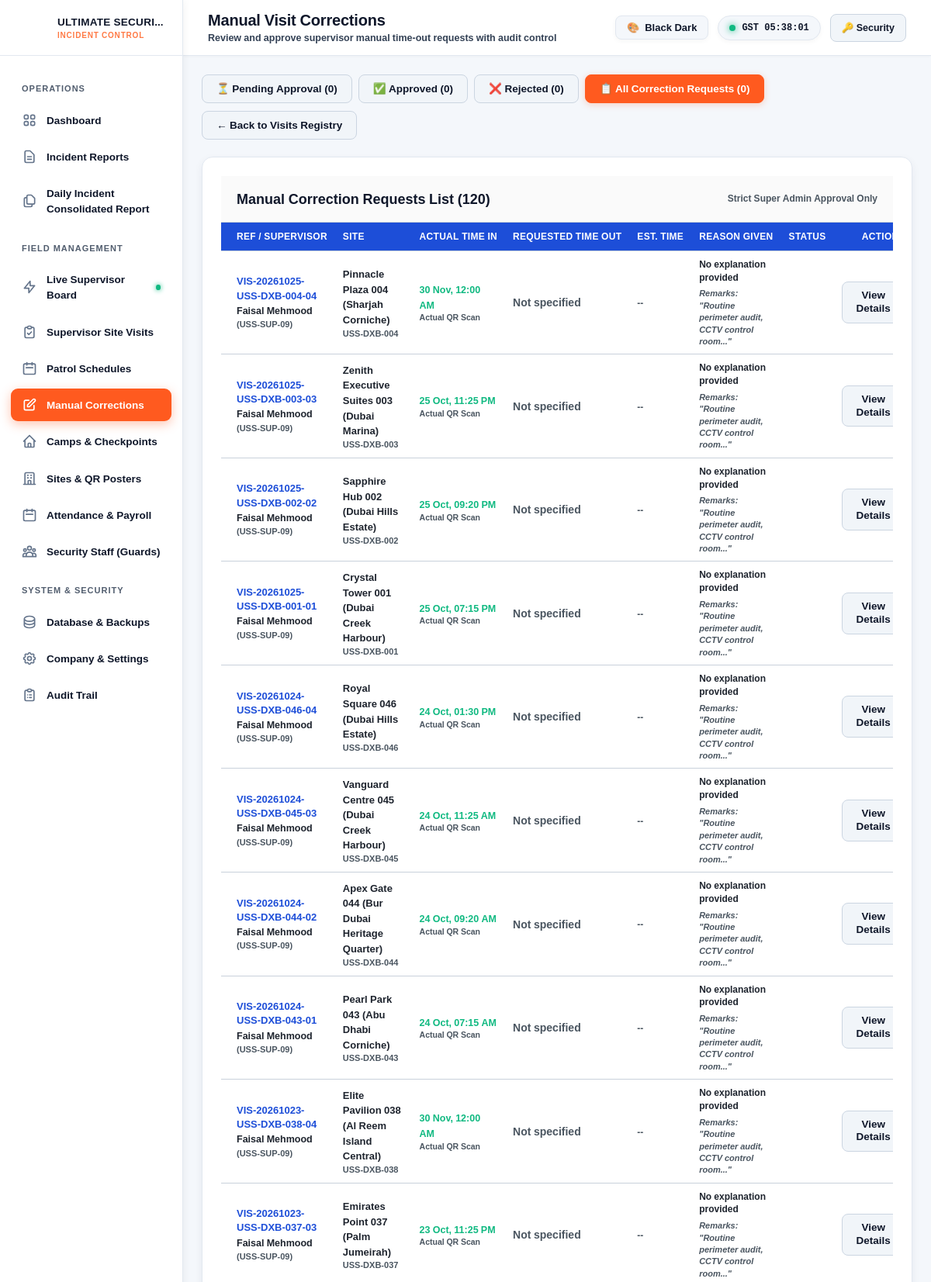
The page /hostinger_deployment/admin/supervisor_corrections.php?status=all (signed in, upper part) on the database its author committed.
### tables this page shows
CREATE TABLE `system_settings` (
  `id` varchar(50) NOT NULL,
  `company_name` varchar(255) NOT NULL DEFAULT 'ULTIMATE SECURITY SERVICES',
  `tagline` varchar(255) NOT NULL DEFAULT 'Total Security Solutions',
  `address_line` text DEFAULT NULL,
  `phone` varchar(100) NOT NULL DEFAULT '+971 4 251 0050',
  `email` varchar(100) NOT NULL DEFAULT 'ops@ultimatesecurity.ae',
  `website` varchar(150) DEFAULT 'https://www.sprinzo.in',
  `logo_url` varchar(255) DEFAULT 'assets/images/logo.png',
  `timezone` varchar(100) NOT NULL DEFAULT 'Asia/Dubai',
  `shift_options` text DEFAULT NULL,
  `cause_options` text DEFAULT NULL,
  `disciplinary_options` text DEFAULT NULL,
  `incident_options` text DEFAULT NULL,
  `notified_options` text DEFAULT NULL,
  `witness_section_title` varchar(255) NOT NULL DEFAULT 'People who saw the Incident',
  `witness_1_label` varchar(100) NOT NULL DEFAULT 'Witness 1',
  `witness_2_label` varchar(100) NOT NULL DEFAULT 'Witness 2',
  `witness_3_label` varchar(100) NOT NULL DEFAULT 'Witness 3',
  `witness_options` text DEFAULT NULL,
  `witness_enabled` tinyint(1) NOT NULL DEFAULT 1,
  `updated_at` datetime NOT NULL DEFAULT current_timestamp() ON UPDATE current_timestamp(),
  `supervisor_remarks_min_length` int(11) NOT NULL DEFAULT 20,
  `supervisor_session_hours` int(11) NOT NULL DEFAULT 16,
  `supervisor_location_check_enabled` tinyint(1) NOT NULL DEFAULT 0,
  `supervisor_alert_email_recipients` text DEFAULT NULL,
  `supervisor_visit_form_schema` longtext DEFAULT NULL,
  PRIMARY KEY (`id`)
);

CREATE TABLE `supervisor_visits` (
  `id` int(10) unsigned NOT NULL AUTO_INCREMENT,
  `visit_ref` varchar(100) DEFAULT NULL,
  `duty_id` int(10) unsigned NOT NULL,
  `supervisor_id` int(10) unsigned NOT NULL,
  `site_id` int(10) unsigned NOT NULL,
  `time_in` datetime NOT NULL,
  `time_out` datetime DEFAULT NULL,
  `minutes_spent` int(11) NOT NULL DEFAULT 0,
  `travel_minutes_from_previous` int(11) NOT NULL DEFAULT 0,
  `remarks` text DEFAULT NULL,
  `purpose_of_visit` varchar(50) NOT NULL DEFAULT 'Routine',
  `guards_count` int(11) NOT NULL DEFAULT 0,
  `guards_attendance` varchar(50) NOT NULL DEFAULT 'All present',
  `guards_names` text DEFAULT NULL,
  `rating_turnout` varchar(20) NOT NULL DEFAULT 'OK',
  `rating_records` varchar(20) NOT NULL DEFAULT 'OK',
  `rating_condition` varchar(20) NOT NULL DEFAULT 'OK',
  `rating_equipment` varchar(20) NOT NULL DEFAULT 'OK',
  `has_issues` tinyint(1) NOT NULL DEFAULT 0,
  `issues_action_taken` text DEFAULT NULL,
  `manual_timeout_requested` tinyint(1) NOT NULL DEFAULT 0,
  `manual_timeout_time` datetime DEFAULT NULL,
  `manual_timeout_reason` text DEFAULT NULL,
  `manual_timeout_status` enum('None','Pending','Approved','Rejected') NOT NULL DEFAULT 'None',
  `corrected_by_admin_id` int(10) unsigned DEFAULT NULL,
  `correction_notes` text DEFAULT NULL,
  `site_report` text DEFAULT NULL,
  `status` enum('In Progress','Completed') NOT NULL DEFAULT 'In Progress',
  `is_draft` tinyint(1) NOT NULL DEFAULT 0,
  `is_offline_sync` tinyint(1) NOT NULL DEFAULT 0,
  `client_scan_time` datetime DEFAULT NULL,
  `created_at` datetime NOT NULL DEFAULT current_timestamp(),
  `updated_at` datetime NOT NULL DEFAULT current_timestamp() ON UPDATE current_timestamp(),
  PRIMARY KEY (`id`),
  UNIQUE KEY `visit_ref` (`visit_ref`),
  KEY `idx_visit_duty` (`duty_id`),
  KEY `idx_visit_sup` (`supervisor_id`,`time_in`),
  KEY `idx_visit_site` (`site_id`,`time_in`),
  KEY `idx_visit_status` (`status`),
  CONSTRAINT `fk_visit_duty` FOREIGN KEY (`duty_id`) REFERENCES `supervisor_duties` (`id`) ON DELETE CASCADE,
  CONSTRAINT `fk_visit_site` FOREIGN KEY (`site_id`) REFERENCES `sites` (`id`) ON DELETE CASCADE,
  CONSTRAINT `fk_visit_sup` FOREIGN KEY (`supervisor_id`) REFERENCES `guards` (`id`) ON DELETE CASCADE
);

CREATE TABLE `guards` (
  `id` int(10) unsigned NOT NULL AUTO_INCREMENT,
  `staff_id` varchar(50) NOT NULL,
  `full_name` varchar(150) NOT NULL,
  `designation` varchar(100) NOT NULL DEFAULT 'Security Guard',
  `is_supervisor` tinyint(1) NOT NULL DEFAULT 0,
  `assigned_camp_id` int(10) unsigned DEFAULT NULL,
  `username` varchar(100) NOT NULL,
  `password_hash` varchar(255) NOT NULL,
  `is_active` tinyint(1) NOT NULL DEFAULT 1,
  `last_login_at` datetime DEFAULT NULL,
  `created_at` datetime NOT NULL DEFAULT current_timestamp(),
  `updated_at` datetime NOT NULL DEFAULT current_timestamp() ON UPDATE current_timestamp(),
  PRIMARY KEY (`id`),
  UNIQUE KEY `staff_id` (`staff_id`),
  UNIQUE KEY `username` (`username`),
  KEY `idx_guards_username` (`username`),
  KEY `idx_guards_staff_id` (`staff_id`)
);

CREATE TABLE `sites` (
  `id` int(10) unsigned NOT NULL AUTO_INCREMENT,
  `name` varchar(200) NOT NULL,
  `code` varchar(50) NOT NULL,
  `type` enum('Commercial','Residential','Hospital') NOT NULL DEFAULT 'Commercial',
  `address` text DEFAULT NULL,
  `latitude` varchar(100) DEFAULT NULL,
  `longitude` varchar(100) DEFAULT NULL,
  `client_name` varchar(150) DEFAULT NULL,
  `client_contact` varchar(150) DEFAULT NULL,
  `active_qr_token` varchar(100) NOT NULL,
  `min_visits_per_week` int(11) NOT NULL DEFAULT 7,
  `min_night_visits_per_week` int(11) NOT NULL DEFAULT 2,
  `min_minutes_per_visit` int(11) NOT NULL DEFAULT 20,
  `max_minutes_per_visit` int(11) NOT NULL DEFAULT 120,
  `supervisor_qr_token` varchar(100) DEFAULT NULL,
  `token_hmac` varchar(64) DEFAULT NULL,
  `token_encrypted` text DEFAULT NULL,
  `is_active` tinyint(1) NOT NULL DEFAULT 1,
  `created_at` datetime NOT NULL DEFAULT current_timestamp(),
  `updated_at` datetime NOT NULL DEFAULT current_timestamp() ON UPDATE current_timestamp(),
  PRIMARY KEY (`id`),
  UNIQUE KEY `code` (`code`),
  UNIQUE KEY `active_qr_token` (`active_qr_token`),
  KEY `idx_sites_code` (`code`),
  KEY `idx_sites_qr` (`active_qr_token`),
  KEY `idx_sites_active` (`is_active`),
  KEY `idx_sites_token_hmac` (`token_hmac`)
);

### hostinger_deployment/admin/supervisor_corrections.php (the view, shortened to what the rows shown need)
<?php
require_once __DIR__ . '/../includes/functions.php';
$db = get_db();
$pageTitle = "Manual Visit Corrections";
$statusFilter = $_GET['status'] ?? 'Pending';
$whereClause = "WHERE 1=1";
$params = [];
$stmt = $db->prepare("
    SELECT v.*, g.full_name as supervisor_name, g.staff_id, s.name as site_name, s.code as site_code
    FROM supervisor_visits v
    JOIN guards g ON v.supervisor_id = g.id
    JOIN sites s ON v.site_id = s.id
    {$whereClause}
    ORDER BY v.id DESC
");
$stmt->execute($params);
$requests = $stmt->fetchAll();
require_once __DIR__ . '/../includes/header.php';
?>
<div class="card" style="padding: 0; overflow: hidden;">
    <div style="overflow-x: auto;">
        <table class="table" style="margin: 0;">
            <thead>
                <tr>
                    <th style="padding-left: 20px;">Ref / Supervisor</th>
                    <th>Site</th>
                    <th>Actual Time In</th>
                    <th>Requested Time Out</th>
                    <th>Est. Time</th>
                    <th>Reason Given</th>
                    <th>Status</th>
                    <th style="text-align: right; padding-right: 20px;">Actions</th>
                </tr>
            </thead>
            <tbody>
                <?php if (empty($requests)): ?>
                    <tr>
                        <td colspan="8" style="text-align: center; padding: 40px; color: var(--text-dim);">
                            No manual time-out correction requests found matching filter "<?= htmlspecialchars($statusFilter) ?>".
                        </td>
                    </tr>
                <?php else: ?>
                    <?php foreach ($requests as $r):
                        $tIn = strtotime($r['time_in']);
                        $tReq = $r['manual_timeout_time'] ? strtotime($r['manual_timeout_time']) : null;
                        $diffMins = ($tReq && $tReq > $tIn) ? round(($tReq - $tIn) / 60) : 0;
                    ?>
                        <tr>
                            <td style="padding-left: 20px;">
                                <div style="font-weight: 800; font-size: 13px; color: var(--primary);">
                                    <?= htmlspecialchars($r['visit_ref'] ?: 'VIS-' . str_pad($r['id'], 5, '0', STR_PAD_LEFT)) ?>
                                </div>
                                <div style="font-size: 12.5px; font-weight: 600; margin-top: 2px;">
                                    <?= htmlspecialchars($r['supervisor_name']) ?>
                                    <span style="font-size: 11px; color: var(--text-dim);">(<?= htmlspecialchars($r['staff_id']) ?>)</span>
                                </div>
                            </td>
                            <td>
                                <span style="font-weight: 700; font-size: 13px;"><?= htmlspecialchars($r['site_name']) ?></span>
                                <div style="font-size: 11px; color: var(--text-dim);"><?= htmlspecialchars($r['site_code']) ?></div>
                            </td>
                            <td>
                                <span style="font-size: 12.5px; font-weight: 600; color: #10b981;">
                                    <?= date('d M, h:i A', $tIn) ?>
                                </span>
                                <div style="font-size: 10.5px; color: var(--text-dim);">Actual QR Scan</div>
                            </td>
                            <td>
                                <?php if ($tReq): ?>
                                    <span style="font-size: 12.5px; font-weight: 700; color: #f59e0b;">
                                        <?= date('d M, h:i A', $tReq) ?>
                                    </span>
                                    <div style="font-size: 10.5px; color: var(--text-dim);">Manual Departure</div>
                                <?php else: ?>
                                    <span style="color: var(--text-dim);">Not specified</span>
                                <?php endif; ?>
                            </td>
                            <td>
                                <?php if ($diffMins > 0): ?>
                                    <span class="badge" style="background: rgba(245, 158, 11, 0.15); color: #d97706; font-weight: 800;">
                                        <?= $diffMins ?> mins
                                    </span>
                                <?php else: ?>
                                    <span style="color: var(--text-dim); font-size: 12px;">--</span>
                                <?php endif; ?>
                            </td>
                            <td style="max-width: 250px;">
                                <div style="font-size: 12px; font-weight: 600; color: var(--text-main); white-space: normal; line-height: 1.4;">
                                    <?= nl2br(htmlspecialchars($r['manual_timeout_reason'] ?: 'No explanation provided')) ?>
                                </div>
                                <?php if (!empty($r['remarks'])): ?>
                                    <div style="font-size: 11px; color: var(--text-dim); margin-top: 4px; font-style: italic;">
                                        Remarks: "<?= htmlspecialchars(mb_strimwidth($r['remarks'], 0, 45, '...')) ?>"
                                    </div>
                                <?php endif; ?>
                            </td>
                            <td>
                            </td>
                            <td style="text-align: right; padding-right: 20px;">
                                <?php if ($r['manual_timeout_status'] === 'Pending'): ?>
                                    <button type="button" class="btn btn-primary" style="padding: 5px 12px; font-size: 12px;" onclick='openReviewModal(<?= json_encode($r) ?>)'>
                                        Review & Decide
                                    </button>
                                <?php else: ?>
                                    <button type="button" class="btn btn-secondary" style="padding: 5px 12px; font-size: 12px;" onclick='openReviewModal(<?= json_encode($r) ?>)'>
                                        View Details
                                    </button>
                                <?php endif; ?>
                            </td>
                        </tr>
                    <?php endforeach; ?>
                <?php endif; ?>
            </tbody>
        </table>
    </div>
</div>
<?php require_once __DIR__ . '/../includes/footer.php'; ?>

### hostinger_deployment/includes/header.php (shortened to what the rows shown need)
<?php
require_once __DIR__ . '/functions.php';
$settings = get_system_settings();
?>
<!DOCTYPE html>
<html lang="en" data-theme="dark">
<head>
    <link rel="stylesheet" href="<?= APP_URL ?>/assets/css/design-tokens.css?v=<?= file_exists(__DIR__ . '/../assets/css/design-tokens.css') ? filemtime(__DIR__ . '/../assets/css/design-tokens.css') : time() ?>">
    <link rel="stylesheet" href="../assets/css/style.css?v=<?= file_exists(__DIR__ . '/../assets/css/style.css') ? filemtime(__DIR__ . '/../assets/css/style.css') : time() ?>">
    <link rel="stylesheet" href="<?= APP_URL ?>/assets/css/style.css?v=<?= file_exists(__DIR__ . '/../assets/css/style.css') ? filemtime(__DIR__ . '/../assets/css/style.css') : time() ?>">
</head>
<body>
<div class="app-container">
    <aside class="app-sidebar" id="appSidebar">
        <a href="<?= APP_URL ?>/admin/dashboard.php" class="sidebar-brand" style="text-decoration: none;">
            <div class="brand-title">
                <span class="brand-company" title="<?= htmlspecialchars($settings['company_name']) ?>"><?= htmlspecialchars($settings['company_name']) ?></span>
                <span class="brand-sub">Incident Control</span>
            </div>
        </a>
    </aside>
    <main class="app-main">
        <header class="app-header">
            <div style="display: flex; align-items: center; gap: 16px;">
                <div class="header-title-box">
                    <h1><?= isset($pageTitle) ? htmlspecialchars($pageTitle) : 'Operations Dashboard' ?></h1>
                </div>
            </div>
        </header>
        <div class="app-content">

### rows shown on the page
system_settings: company_name "ULTIMATE SECURI…"
supervisor_visits: visit_ref "VIS-20261025-USS-DXB-004-04", supervisor.full_name "Faisal Mehmood", supervisor.staff_id "USS-SUP-09", site.name "Pinnacle Plaza 004 (Sharjah Corniche)", site.code "USS-DXB-004", time_in "30 Nov, 12:00 AM", manual_timeout_reason "No explanation provided", remarks "Routine perimeter audit, CCTV control room..."
supervisor_visits: visit_ref "VIS-20261025-USS-DXB-003-03", supervisor.full_name "Faisal Mehmood", supervisor.staff_id "USS-SUP-09", site.name "Zenith Executive Suites 003 (Dubai Marina)", site.code "USS-DXB-003", time_in "25 Oct, 11:25 PM", manual_timeout_reason "No explanation provided", remarks "Routine perimeter audit, CCTV control room..."
supervisor_visits: visit_ref "VIS-20261025-USS-DXB-002-02", supervisor.full_name "Faisal Mehmood", supervisor.staff_id "USS-SUP-09", site.name "Sapphire Hub 002 (Dubai Hills Estate)", site.code "USS-DXB-002", time_in "25 Oct, 09:20 PM", manual_timeout_reason "No explanation provided", remarks "Routine perimeter audit, CCTV control room..."
supervisor_visits: visit_ref "VIS-20261025-USS-DXB-001-01", supervisor.full_name "Faisal Mehmood", supervisor.staff_id "USS-SUP-09", site.name "Crystal Tower 001 (Dubai Creek Harbour)", site.code "USS-DXB-001", time_in "25 Oct, 07:15 PM", manual_timeout_reason "No explanation provided", remarks "Routine perimeter audit, CCTV control room..."
supervisor_visits: visit_ref "VIS-20261024-USS-DXB-046-04", supervisor.full_name "Faisal Mehmood", supervisor.staff_id "USS-SUP-09", site.name "Royal Square 046 (Dubai Hills Estate)", site.code "USS-DXB-046", time_in "24 Oct, 01:30 PM", manual_timeout_reason "No explanation provided", remarks "Routine perimeter audit, CCTV control room..."
supervisor_visits: visit_ref "VIS-20261024-USS-DXB-045-03", supervisor.full_name "Faisal Mehmood", supervisor.staff_id "USS-SUP-09", site.name "Vanguard Centre 045 (Dubai Creek Harbour)", site.code "USS-DXB-045", time_in "24 Oct, 11:25 AM", manual_timeout_reason "No explanation provided", remarks "Routine perimeter audit, CCTV control room..."
supervisor_visits: visit_ref "VIS-20261024-USS-DXB-044-02", supervisor.full_name "Faisal Mehmood", supervisor.staff_id "USS-SUP-09", site.name "Apex Gate 044 (Bur Dubai Heritage Quarter)", site.code "USS-DXB-044", time_in "24 Oct, 09:20 AM", manual_timeout_reason "No explanation provided", remarks "Routine perimeter audit, CCTV control room..."
supervisor_visits: visit_ref "VIS-20261024-USS-DXB-043-01", supervisor.full_name "Faisal Mehmood", supervisor.staff_id "USS-SUP-09", site.name "Pearl Park 043 (Abu Dhabi Corniche)", site.code "USS-DXB-043", time_in "24 Oct, 07:15 AM", manual_timeout_reason "No explanation provided", remarks "Routine perimeter audit, CCTV control room..."
supervisor_visits: visit_ref "VIS-20261023-USS-DXB-038-04", supervisor.full_name "Faisal Mehmood", supervisor.staff_id "USS-SUP-09", site.name "Elite Pavilion 038 (Al Reem Island Central)", site.code "USS-DXB-038", time_in "30 Nov, 12:00 AM", manual_timeout_reason "No explanation provided", remarks "Routine perimeter audit, CCTV control room..."
supervisor_visits: visit_ref "VIS-20261023-USS-DXB-037-03", supervisor.full_name "Faisal Mehmood", supervisor.staff_id "USS-SUP-09", site.name "Emirates Point 037 (Palm Jumeirah)", site.code "USS-DXB-037", time_in "23 Oct, 11:25 PM", manual_timeout_reason "No explanation provided", remarks "Routine perimeter audit, CCTV control room..."

### other values the page prints
$pageTitle "Manual Visit Corrections"
$pageSubtitle "Review and approve supervisor manual time-out requests with audit control"
$cntPending "0"
$cntApproved "0"
$cntRejected "0"
$cntAll "0"
count($requests) "120"
